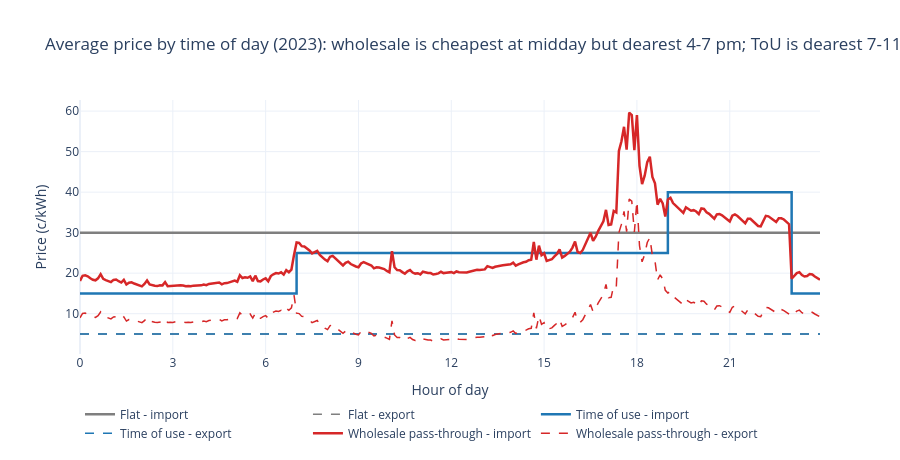

Notebook cell for this chart:
### Markdown cell above
## Task 3.5 - How the three tariffs compare through the day

### Code cell
# Figure 3.1 - Average price by time of day, Year 2 (import solid, export dashed)
by_hour = prices.groupby(prices.index.hour + prices.index.minute / 60).mean()
colours = {"flat": "#7f7f7f", "tou": "#1f77b4", "wholesale": "#d62728"}
names = {"flat": "Flat", "tou": "Time of use", "wholesale": "Wholesale pass-through"}

fig = go.Figure()
for t in TARIFFS:
    fig.add_trace(go.Scatter(x=by_hour.index, y=by_hour[f"{t}_imp"] * 100, name=f"{names[t]} - import",
                             line=dict(color=colours[t], width=2.5, shape="hv" if t != "wholesale" else "linear")))
    fig.add_trace(go.Scatter(x=by_hour.index, y=by_hour[f"{t}_exp"] * 100, name=f"{names[t]} - export",
                             line=dict(color=colours[t], width=1.5, dash="dash", shape="hv" if t != "wholesale" else "linear")))
fig.update_layout(
    title="Average price by time of day (2023): wholesale is cheapest at midday but dearest 4-7 pm; ToU is dearest 7-11 pm",
    xaxis=dict(title="Hour of day", tickmode="array", tickvals=list(range(0, 25, 3))),
    yaxis_title="Price (c/kWh)", template="plotly_white", height=460,
    legend=dict(orientation="h", yanchor="top", y=-0.18, x=0))
fig.show()

# Numbers behind the figure: average import price in four parts of the day
blocks = pd.cut(prices.index.hour, [0, 7, 10, 16, 19, 23, 24], right=False,
                labels=["00-07", "07-10", "10-16 (solar)", "16-19", "19-23 (peak)", "23-24"])
(prices.groupby(blocks, observed=True)[[f"{t}_imp" for t in TARIFFS] + ["wholesale_exp"]].mean() * 100).round(1)

### Figure 1 — Plotly figure (JSON) as saved in the notebook; plotly's stock layout.template omitted (floating-point values rounded to 4 significant figures; data arrays with more than 128 entries replaced by an {"elided": "..."} marker saying what was removed)
{"data": [{"line": {"color": "#7f7f7f", "shape": "hv", "width": 2.5}, "name": "Flat - import", "type": "scatter", "x": {"elided": "288 float values"}, "y": {"elided": "288 float values"}}, {"line": {"color": "#7f7f7f", "dash": "dash", "shape": "hv", "width": 1.5}, "name": "Flat - export", "type": "scatter", "x": {"elided": "288 float values"}, "y": {"elided": "288 float values"}}, {"line": {"color": "#1f77b4", "shape": "hv", "width": 2.5}, "name": "Time of use - import", "type": "scatter", "x": {"elided": "288 float values"}, "y": {"elided": "288 float values"}}, {"line": {"color": "#1f77b4", "dash": "dash", "shape": "hv", "width": 1.5}, "name": "Time of use - export", "type": "scatter", "x": {"elided": "288 float values"}, "y": {"elided": "288 float values"}}, {"line": {"color": "#d62728", "shape": "linear", "width": 2.5}, "name": "Wholesale pass-through - import", "type": "scatter", "x": {"elided": "288 float values"}, "y": {"elided": "288 float values"}}, {"line": {"color": "#d62728", "dash": "dash", "shape": "linear", "width": 1.5}, "name": "Wholesale pass-through - export", "type": "scatter", "x": {"elided": "288 float values"}, "y": {"elided": "288 float values"}}], "layout": {"height": 460, "legend": {"orientation": "h", "x": 0, "y": -0.18, "yanchor": "top"}, "title": {"text": "Average price by time of day (2023): wholesale is cheapest at midday but dearest 4-7 pm; ToU is dearest 7-11 pm"}, "xaxis": {"tickmode": "array", "tickvals": [0, 3, 6, 9, 12, 15, 18, 21, 24], "title": {"text": "Hour of day"}}, "yaxis": {"title": {"text": "Price (c/kWh)"}}}}
